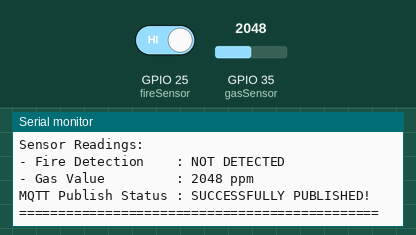
Bench run of a sketch on a simulated ESP32. Shown: the last lines printed to the serial monitor. The inputs (shaded band) are chosen by the test bench; at power-on: GPIO 25 (fireSensor) HIGH, GPIO 35 (gasSensor) = 2048. WiFi joins after 1.5 s; servers stay silent unless stated; the local clock reads 2024-03-15 10:24:30 at power-on unless the sketch sets it; no MQTT or app messages arrive unless stated; names the files do not define were given values by the test bench: YOUR_MQTT_BROKER_PORT = 1883.

Above: at 3.2 s.
3.3 s: GPIO 25 (fireSensor) driven LOW
7.6 s: GPIO 35 (gasSensor) set to 2866
At 9.5 s:
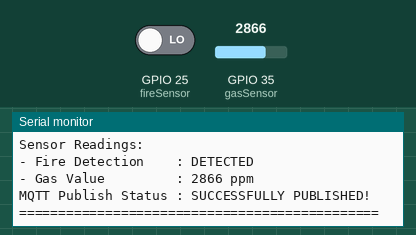
10.3 s: GPIO 35 (gasSensor) set to 3603
At 13.1 s:
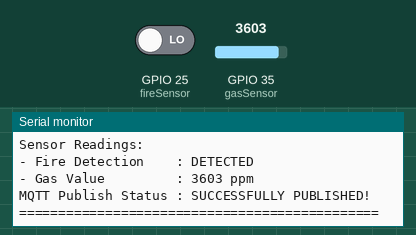
Timing chart, 0 to 14.6 s (numbered marks = the images above; inputs shaded):
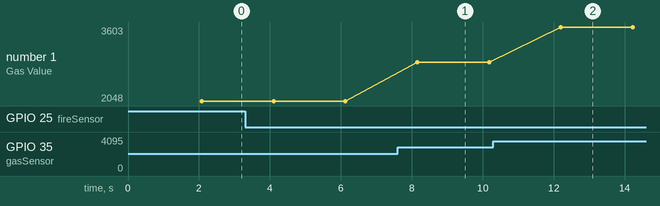

Measured:
- after the input at 7.6 s, the serial monitor: prints a new line after 0.55 s (image 1)
- after the input at 10.3 s, the serial monitor: prints a new line after 1.9 s (image 2)
- plotted number 1: 2048 → 2866 after the input at 7.6 s, 2866 → 3603 after the input at 10.3 s

The sketch:

gas-and-fire-detection_sensor.ino
```cpp
// LIBRARY CONFIGURATION
#include <WiFi.h>
#include <WiFiClientSecure.h>
#include <PubSubClient.h>
#include "time.h"

// WIFI CONFIGURATION
const char* ssid = "YOUR_WIFI_SSID";
const char* password = "YOUR_WIFI_PASSWORD";

// MQTT BROKER CONFIGURATION
const char* mqtt_server = "YOUR_MQTT_BROKER_SERVER";
const int mqtt_port = YOUR_MQTT_BROKER_PORT;
const char* mqtt_user = "YOUR_MQTT_BROKER_USERNAME";
const char* mqtt_password = "YOUR_MQTT_BROKER_PASSWORD";

// MQTT TOPIC CONFIGURATION
const char* fireTopic = "YOUR_MQTT_TOPICS";
const char* gasTopic = "YOUR_MQTT_TOPICS";

// MQTT BROKER CERTIFICATE
static const char* root_ca PROGMEM = "YOUR_CA_CERTIFICATE";

// WIFI AND MQTT CLIENT CONFIGURATION
WiFiClientSecure espClient;
PubSubClient client(espClient);

// TIME SERVER CONFIGURATION
const char* ntpServer = "time.nist.gov";
const long gmtOffset_sec = 0;
const int daylightOffset_sec = 25200;

// SENSOR PIN CONFIGURATION
const int fireSensor = 25;
const int gasSensor = 35;

void setup() {
  Serial.begin(115200);

  // Initializing WiFi and MQTT Connection
  setupWifi();
  espClient.setCACert(root_ca);
  client.setServer(mqtt_server, mqtt_port);

  // Initializing Time
  configTime(gmtOffset_sec, daylightOffset_sec, ntpServer);

  // Setting GPIO pins as input for sensors
  pinMode(fireSensor, INPUT);
  pinMode(gasSensor, INPUT);
}

void loop() {
  if (!client.connected()) {
    reconnect(); // Reconnecting to MQTT broker if the connection is lost
  }

  // Run sensorMain() function
  sensorMain();

  // Delay 2s for each loop
  delay(2000);
}

// FUNCTION TO RUN THE SENSOR MONITORING
void sensorMain() {
  // Get the current time in string format
  char timeStr[64];
  getFormattedTime(timeStr, sizeof(timeStr));

  // Read the value from sensors
  bool fireDetect = digitalRead(fireSensor);
  int gasValue = analogRead(gasSensor);

  // Publish sensor data to topic and get publish status
  bool publishStatus = sensor_publishMQTT(fireDetect, gasValue);

  // Print monitoring results and publish status
  printResults(fireDetect, gasValue, timeStr, publishStatus);
}

// FUNCTION TO SEND SENSOR DATA TO MQTT TOPICS AND GET THE PUBLISH STATUS
bool sensor_publishMQTT(bool fireDetect, int gasValue) {
  // Convert sensor data to string
  String fireData = String(fireDetect);
  String gasData = String(gasValue);

  // Publish sensor data to MQTT topics
  bool firePublished = client.publish(fireTopic, fireData.c_str());
  bool gasPublished = client.publish(gasTopic, gasData.c_str());

  // Return publish status: TRUE if both data were published successfully
  return firePublished && gasPublished;
}

// FUNCTION TO PRINT RESULTS IN SERIAL MONITOR
void printResults(bool fireDetect, int gasValue, char* timeStr, bool publishStatus) {
  Serial.printf("==============================================\n");
  Serial.printf("                MONITORING REPORT             \n\n");
  Serial.printf("Date/Time           : %s\n\n", timeStr);
  Serial.printf("Sensor Readings:\n");
  Serial.printf("- Fire Detection    : %s\n", fireDetect ? "NOT DETECTED" : "DETECTED");
  Serial.printf("- Gas Value         : %d ppm\n\n", gasValue);
  Serial.printf("MQTT Publish Status : ");
  if (publishStatus) {
    Serial.printf("SUCCESSFULLY PUBLISHED!\n");
  } else {
    Serial.printf("FAILED TO PUBLISH ONE OR MORE MESSAGES!\n");
  }
  Serial.printf("==============================================\n\n");
}

// FUNCTION GET CURRENT LOCAL TIME AND FORMAT TO STRING
void getFormattedTime(char* buffer, size_t bufferSize) {
  struct tm timeinfo;
  if (!getLocalTime(&timeinfo)) {
    Serial.println("FAILED TO OBTAIN TIME");
    snprintf(buffer, bufferSize, "N/A");
    return;
  }
  strftime(buffer, bufferSize, "%A, %B %d %Y %H:%M:%S", &timeinfo);
}

// FUNCTION TO RECONNECT TO THE MQTT BROKER IF THE CONNECTION IS LOST
void reconnect() {
  while (!client.connected()) {
    String client_id = "YOUR_CLIENT_ID";
    client_id += String(WiFi.macAddress());
    Serial.printf("The client %s connects to the public MQTT broker\n", client_id.c_str());
    Serial.print("Attempting MQTT connection...");
    if (client.connect(client_id.c_str(), mqtt_user, mqtt_password)) {
      Serial.println("connected");
    } else {
      Serial.print("failed, rc=");
      Serial.print(client.state());
      Serial.println(" try again in 5 seconds");
      delay(5000);
    }
  }
}

// FUNCTION TO CONNECT TO THE WIFI NETWORK
void setupWifi() {
  delay(10);
  Serial.println();
  Serial.print("Connecting to ");
  Serial.println(ssid);

  WiFi.begin(ssid, password); // Start connecting to the Wi-Fi network

  while (WiFi.status() != WL_CONNECTED) {
    delay(1000);
    Serial.print(".");
  }

  Serial.println("");
  Serial.println("WiFi connected");
  Serial.println("IP address: ");
  Serial.println(WiFi.localIP()); // Print the local IP address after successful connection
}
```
